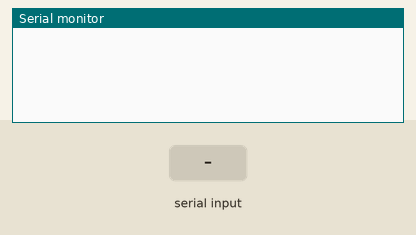
This sketch was run on a simulated Arduino Uno, built with avr-gcc and run on an emulated ATmega328P. On the bench: the last lines printed to the serial monitor. The test bench sets the inputs (shaded band).

Above: at 1.2 s.
1.3 s: "90,45\n" received over Serial
At 2.9 s:
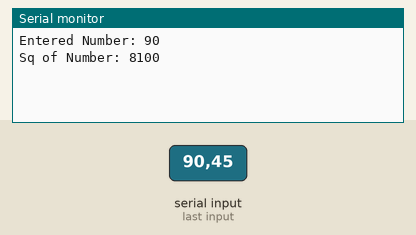
3.8 s: "30,150\n" received over Serial
At 6.1 s:
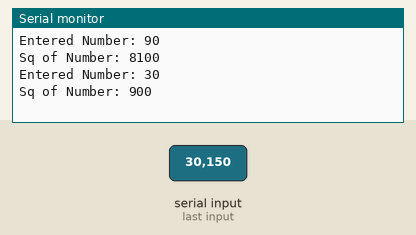

The sketch:

square_8.ino
```cpp
/*
Write  a  program  that  asks  the  user  for  a  number  and  outputs  the  number
squared that is entered
*/

int ans;

void setup()
{
    Serial.begin(9600); // opens serial port, sets data rate to 9600 bps
}

void loop()
{
    // send data only when you receive data, otherwise it will give 0 0 0 0 till u give any number to square
    if (Serial.available() > 0)
    {
        // read the incoming byte:
        int var = Serial.readString().toInt(); //if not used it'll take asscai value

        // say what you got:
        Serial.print("Entered Number: ");
        Serial.println(var);
        ans = var*var;
        Serial.print("Sq of Number: ");
        Serial.println(ans);
    }
}
/*The println("...") method prints the string "..." and moves the cursor to a new line.
The print("...") method instead prints just the string "...", but does not move the cursor to a new line.*/
```

Measured:
- after the input at 1.3 s, the serial monitor: prints a new line after 1.0 s (image 1)
- after the input at 3.8 s, the serial monitor: prints a new line after 1.0 s (image 2)
